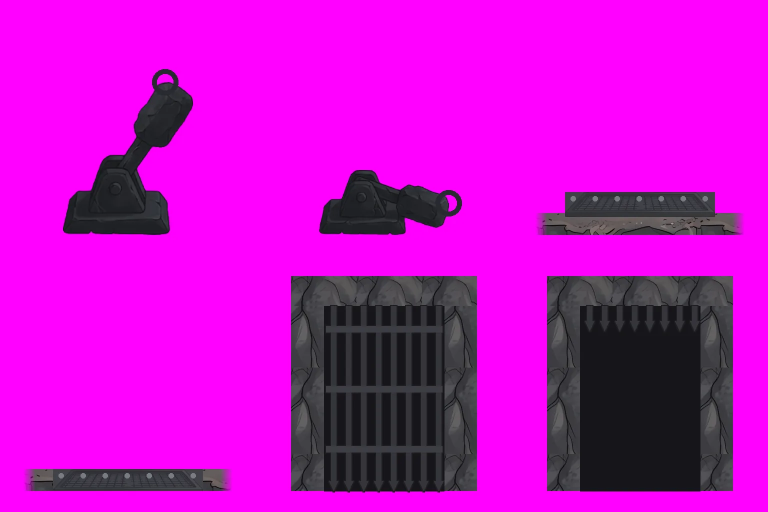
#> input picture tools/art/w6to10/prop-starts/start-w10a.webp, 1536 x 1024 px, given in place of w9chains-s55-29.webp, which was not available (shown at 1/2 size)
$ python cut.py ../w6to10/prop-starts/start-w10a.webp
#> lines starting #> are read from the running program, lines starting #| are printed output that depends on the picture; after the words box and inside, x2 and y2 are one past the last pixel; in counts of white or black regions, pixels touching at a corner belong together; pictures that were not available may be replaced by others from this repository, and a replacement may not be noted
### tools/art/w6to10/geminicut.py
"""Cut Matt's Gemini prop sheets (reference/prop-sheets/gemini-batch-2026-10-28/: 3x2 grids on a key colour, magenta or cyan for W9,
with thin black cell lines) into sprites, and the General's armour-off poses (4x2 on grey) like the other story frames.

    python3 -I tools/art/w6to10/geminicut.py <sheets dir> <out dir>

Per cell: the cell's edge trimmed (the grid lines), the key colour flooded out from the cell's border (so a dark doorway that fades into
the key inside a frame stays painted), enclosed pockets of pure key keyed too (a cage's bars, a rack), long thin horizontal ground
lines removed, the key's spill taken off the edges, then trimmed. Paired states (lever up/down, plate up/down, door closed/open) are put
on one shared canvas, lined up on the middle of their feet, so they swap in place. Out: <name>.webp per sheet group (an atlas, frames
anchored at the middle of the foot) + <name>.json, and a contact sheet per group on a checker.
"""
import json, sys
from pathlib import Path
import numpy as np
from PIL import Image
from scipy import ndimage


# sheet: (key, cells in reading order (None skips a cell), pairs, options per cell)
SHEETS = {
    'w6a-puzzle': ('magenta', ['lever-up', 'lever-down', 'plate-up', 'plate-down', 'door-closed', 'door-open'],
                   [('lever-up', 'lever-down'), ('plate-up', 'plate-down'), ('door-closed', 'door-open')], {}),
    'w6b-water-room-take2': ('magenta', ['raft', 'sluice-wheel', 'gauge-post', 'seesaw', 'stone', 'lily-pads'], [], {}),
    'w7a-puzzle-take2': ('magenta', ['lever-up', 'lever-down', None, None, 'door-closed', 'door-open'],
                         [('lever-up', 'lever-down'), ('door-closed', 'door-open')], {}),
    'w8a-puzzle': ('magenta', ['lever-up', 'lever-down', 'plate-up', 'plate-down', 'door-closed', 'door-open'],
                   [('lever-up', 'lever-down'), ('plate-up', 'plate-down'), ('door-closed', 'door-open')], {}),
    'w9a-puzzle': ('cyan', ['lever-up', 'lever-down', 'plate-up', 'plate-down', 'gate-closed', 'gate-open'],
                   [('lever-up', 'lever-down'), ('plate-up', 'plate-down'), ('gate-closed', 'gate-open')],
                   {'gate-open': {'pockets': False}}),
    'w10c-set-dressing': ('magenta', ['banner', 'weapon-rack', 'brazier', 'cage', 'crates', 'spout'], [], {}),
}
KEYS = {'magenta': (255, 0, 255), 'cyan': (0, 255, 255), 'yellow': (255, 255, 0)}


def keyness(rgb, key):
    r, g, b = [rgb[..., i].astype(np.float32) for i in range(3)]
    return {'magenta': np.minimum(r, b) - g, 'cyan': np.minimum(g, b) - r, 'yellow': np.minimum(r, g) - b}[key]


def cut_cell(cell, key, opts):
    a = np.asarray(cell.convert('RGB')).astype(np.float32)
    H, W = a.shape[:2]
    k = keyness(a, key)
    bg_like = k > 110
    # (the key flooded in from the border: what it reaches is background)
    lab, n = ndimage.label(bg_like)
    edge = set(np.unique(np.concatenate([lab[0], lab[-1], lab[:, 0], lab[:, -1]]))) - {0}
    bg = np.isin(lab, list(edge))
    if opts.get('pockets', True):
        # (pockets of near-pure key shut in by the object: the gaps between a cage's bars)
        pure = k > 140
        plab, pn = ndimage.label(pure & ~bg)
        sizes = ndimage.sum(np.ones_like(k), plab, range(1, pn + 1))
        for i, s in enumerate(sizes, 1):
            if s >= 6:
                bg |= ndimage.binary_dilation(plab == i, iterations=1) & bg_like
    # (thin dark horizontal lines across the cell: the grid's ground lines)
    lum = a.mean(axis=2)
    dark = lum < 70
    up = np.zeros_like(dark); dn = np.zeros_like(dark)
    up[4:] = bg[:-4] | (k[:-4] > 110); dn[:-4] = bg[4:] | (k[4:] > 110)
    thin = dark & up & dn
    run = ndimage.uniform_filter1d(thin.astype(np.float32), 41, axis=1) > 0.85
    line = ndimage.binary_dilation(run & thin, structure=np.ones((5, 3)))
    alpha = np.where(bg | line, 0.0, 1.0)
    # (a soft edge: the pixels next to the background take their alpha from how much key is in them)
    rim = ndimage.binary_dilation(alpha == 0, iterations=2) & (alpha > 0)
    soft = np.clip((150 - k) / 110, 0, 1)
    alpha = np.where(rim, np.minimum(alpha, soft), alpha)
    if opts.get('pockets', True):
        # (and key showing through anywhere else, between bars and leaves: as much alpha as it has key, and the spill below)
        alpha = np.minimum(alpha, np.clip((170 - k) / 110, 0, 1))
        rim = rim | (k > 30)
    # (the key's spill off the painted pixels)
    if key == 'magenta':
        m = np.minimum(a[..., 0], a[..., 2]); ex = np.clip(m - a[..., 1] - 20, 0, None) * rim
        a[..., 0] -= ex; a[..., 2] -= ex
    elif key == 'yellow':
        m = np.minimum(a[..., 0], a[..., 1]); ex = np.clip(m - a[..., 2] - 20, 0, None) * rim
        a[..., 0] -= ex; a[..., 1] -= ex
    else:
        m = np.minimum(a[..., 1], a[..., 2]); ex = np.clip(m - a[..., 0] - 20, 0, None) * rim
        a[..., 1] -= ex; a[..., 2] -= ex
    # (specks: keep the parts of any size, drop crumbs under 40 px)
    lab, n = ndimage.label(alpha > 0.5)
    if n:
        sizes = ndimage.sum(np.ones_like(alpha), lab, range(1, n + 1))
        for i, s in enumerate(sizes, 1):
            if s < 40:
                alpha[lab == i] = 0
    rgba = np.dstack([np.clip(a, 0, 255), alpha * 255]).astype(np.uint8)
    im = Image.fromarray(rgba, 'RGBA')
    bb = im.getchannel('A').point(lambda v: 255 if v > 24 else 0).getbbox()
    return im.crop(bb) if bb else None


# [125 lines left out: functions foot_x, pack, checker, pair_up, main, not called in this run]


# [2 lines that do not run on import are left out]

### tools/art/w9swing/cut.py
"""Cut World 9's irons (2026-10-29) from the Hugging Face takes (make_spec.py; the takes unpacked from the job's carrier with
tools/art/w5/unpack_carrier.py): each pick keyed off the magenta with the repo's cut (w6to10/geminicut.py cut_cell) and a second
despill on the rim, graded from the takes' lilac toward the kit's warm charcoal, cropped to its piece; a chain strand is cut to a whole
number of links (its alpha's row profile repeats every link pair: the period found by autocorrelation), so laid end to end it never
shows a seam. Packed into src/assets/w9/irons.webp with src/game/w9IronsData.ts, and a review sheet (every take, the picks on dark and
mid-grey, a chain tiled) at reference/prop-sheets/qa-notes/w9-swing/irons-review.jpg.
    python3 -I tools/art/w9swing/cut.py <takes dir>
"""
import json, sys
from pathlib import Path
import numpy as np
from PIL import Image, ImageDraw
from scipy import ndimage
ROOT = Path(__file__).resolve().parents[3]
sys.path.insert(0, str(ROOT / 'tools/art/w6to10'))
from geminicut import cut_cell  # noqa: E402

TAKES = Path(sys.argv[1])
# piece: (take, box in the 1024 take, anchor kind)
PICKS = {
    'chainA': ('w9chains-s55-29', (380, 20, 480, 1024), 'strand'),
    'chainB': ('w9chains-s70-11', (380, 20, 480, 1024), 'strand'),
    'chainC': ('w9chains-s55-29', (60, 20, 160, 1024), 'strand'),
    'bucket': ('w9chains-s70-11', (580, 30, 870, 470), 'foot'),
    'pulley': ('w9chains-s70-11', (600, 490, 840, 820), 'wheel'),
    'eyebolt': ('w9chains-s70-11', (830, 790, 975, 950), 'ring'),
}


def keyed(name, box):
    sp = cut_cell(Image.open(TAKES / f'{name}.webp').convert('RGB').crop(box), 'magenta', {})
    a = np.asarray(sp).astype(np.float32)
    band = ndimage.binary_dilation(a[..., 3] < 128, iterations=4) & (a[..., 3] > 0)
    ex = np.clip(np.minimum(a[..., 0], a[..., 2]) - a[..., 1] - 4, 0, None) * band
    a[..., 0] -= ex; a[..., 2] -= ex
    # (the takes' iron is lilac, rgb about 70/62/82: pulled to the kit's warm charcoal, about 74/68/66, a touch lighter so it reads
    # against the dark smoke)
    a[..., 0] *= 1.10; a[..., 1] *= 1.10; a[..., 2] *= 0.86
    return np.clip(a, 0, 255)


pieces = {}
for n, (take, box, kind) in PICKS.items():
    a = keyed(take, box)
#> in cut_cell, `bg_like = k > 110`:
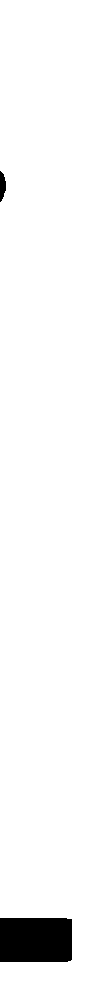
#> bg_like: shape (1004, 100) bool; 96.7% white; 2 black regions, box (x1, y1, x2, y2) and area: (0, 918, 72, 962) 3158, (0, 171, 6, 202) 135
#> in cut_cell, `lab, n = ndimage.label(bg_like)`: n = 1
#> in cut_cell, `edge = set(np.unique(np.concatenate([lab[0], lab[-1], lab[:, 0], lab[:..`: edge = 1 item
#> in cut_cell, `pure = k > 140`:
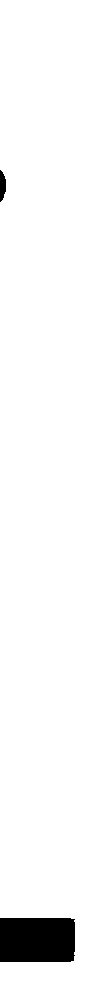
#> pure: shape (1004, 100) bool; 96.6% white; 2 black regions, box (x1, y1, x2, y2) and area: (0, 918, 75, 962) 3282, (0, 170, 6, 202) 145
#> in cut_cell, `plab, pn = ndimage.label(pure & ~bg)`: plab: shape (1004, 100) int32; every value is 0
#> in cut_cell, `plab, pn = ndimage.label(pure & ~bg)`: pn = 0
#> in cut_cell, `sizes = ndimage.sum(np.ones_like(k), plab, range(1, pn + 1))`: sizes = empty array
#> in cut_cell, `lum = a.mean(axis=2)`:
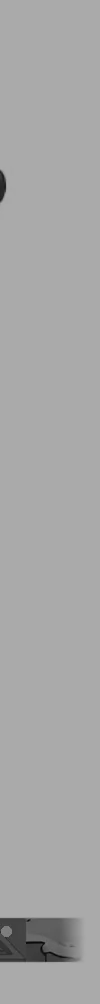
#> lum: shape (1004, 100) float32; min 5.33, max 173.3, mean 167.2
#> in cut_cell, `dark = lum < 70`: dark: shape (1004, 100) bool; 1.4% white; 5 white regions (2 under 20 px), largest, box (x1, y1, x2, y2) and area: (0, 919, 69, 962) 1175, (0, 940, 14, 956) 130, (0, 171, 6, 201) 128
#> in cut_cell, `up[4:] = bg[:-4] | (k[:-4] > 110)`: up: shape (1004, 100) bool; 96.3% white; 3 black regions, box (x1, y1, x2, y2) and area: (0, 922, 72, 966) 3158, (0, 0, 100, 4) 400, (0, 175, 6, 206) 135
#> in cut_cell, `dn[:-4] = bg[4:] | (k[4:] > 110)`: dn: shape (1004, 100) bool; 96.3% white; 3 black regions, box (x1, y1, x2, y2) and area: (0, 914, 72, 958) 3158, (0, 1000, 100, 1004) 400, (0, 167, 6, 198) 135
#> in cut_cell, `thin = dark & up & dn`: thin: shape (1004, 100) bool; every value is 0
#> in cut_cell, `rim = ndimage.binary_dilation(alpha == 0, iterations=2) & (alpha > 0)`: rim: shape (1004, 100) bool; 0.42% white in thin lines or dots, all inside (x1, y1, x2, y2) = (0, 171, 72, 962)
#> in cut_cell, `rim = rim | (k > 30)`: rim: shape (1004, 100) bool; 97.4% white; 2 black regions, box (x1, y1, x2, y2) and area: (0, 920, 64, 960) 2560, (0, 173, 4, 199) 75
#> in cut_cell, `lab, n = ndimage.label(alpha > 0.5)`:
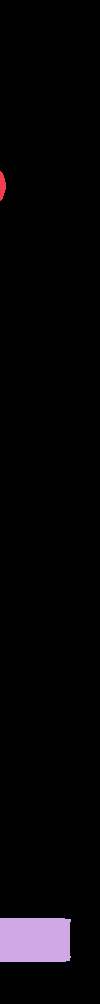
#> lab: shape (1004, 100) int32; 3 distinct labels, from 0 to 2; one colour per label, 0 black
#> in cut_cell, `lab, n = ndimage.label(alpha > 0.5)`: n = 2
#> in cut_cell, `sizes = ndimage.sum(np.ones_like(alpha), lab, range(1, n + 1))`: sizes = [128, 3076]
#> the loop in cut_cell, `for i, s in enumerate(sizes, 1):` made 2 passes
#> (i, s) on passes 1 to 2: (1, 128), (2, 3076)
#> in cut_cell, `bb = im.getchannel('A').point(lambda v: 255 if v > 24 else 0).getbbox()`: bb = (0, 171, 72, 962)
#> in cut_cell, `return im.crop(bb) if bb else None`:
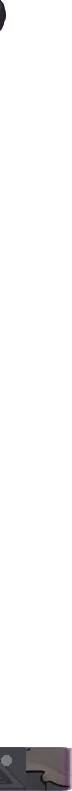
#> returned value: PIL image 72x791 RGBA; mean R, G, B, A 24.3, 5.1, 24.3, 14.3; transparent parts drawn white
#> in keyed, `band = ndimage.binary_dilation(a[..., 3] < 128, iterations=4) & (a[.....`:
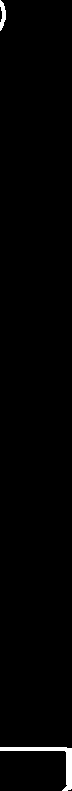
#> band: shape (791, 72) bool; 1.1% white; 2 white regions, box (x1, y1, x2, y2) and area: (0, 747, 72, 791) 528, (0, 0, 6, 31) 112
#> in keyed, `a[..., 0] -= ex`: a: shape (791, 72, 4) float32; mean R, G, B, A 24.2, 5.1, 24.3, 14.3
#> in keyed, `a[..., 2] -= ex`: a: shape (791, 72, 4) float32; mean R, G, B, A 24.2, 5.1, 24.2, 14.3
    if kind == 'strand':
        prof = (a[..., 3] > 128).sum(axis=1).astype(np.float32)
#> prof = 791 values, max 71 at index 748, min 0 at index 30, mean 4.05
        p0 = prof - prof.mean()
#> p0 = 791 values, max 66.95 at index 748, min -4.05 at index 30, mean 3.09e-07
        ac = np.correlate(p0, p0, 'full')[len(p0) - 1:]
#> ac = 791 values, max 202722 at index 0, min -11763.9 at index 717, mean 128.1
        lo = 90
        period = lo + int(np.argmax(ac[lo:400]))
#> period = 90
        # (start where the profile is narrowest, the middle of a bar between rings, so the cut falls on a bar; keep whole periods)
        y0 = int(np.argmin(prof[20:20 + period])) + 20
#> y0 = 30
        k = max(1, (len(prof) - y0 - 4) // period)
#> k = 8
        a = a[y0:y0 + k * period]
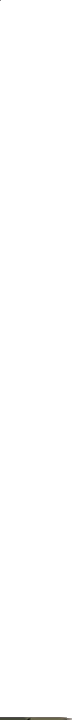
#> a: shape (720, 72, 4) float32; mean of channels 0, 1, 2, 3 23.4, 1.5, 18.3, 1; transparent parts drawn white
        print(n, 'period', period, 'links', k, 'h', a.shape[0])
#| chainA period 90 links 8 h 720
    pieces[n] = (Image.fromarray(a.astype(np.uint8), 'RGBA'), kind)
#> pass 2 of the loop `for n, (take, box, kind) in PICKS.items():`:
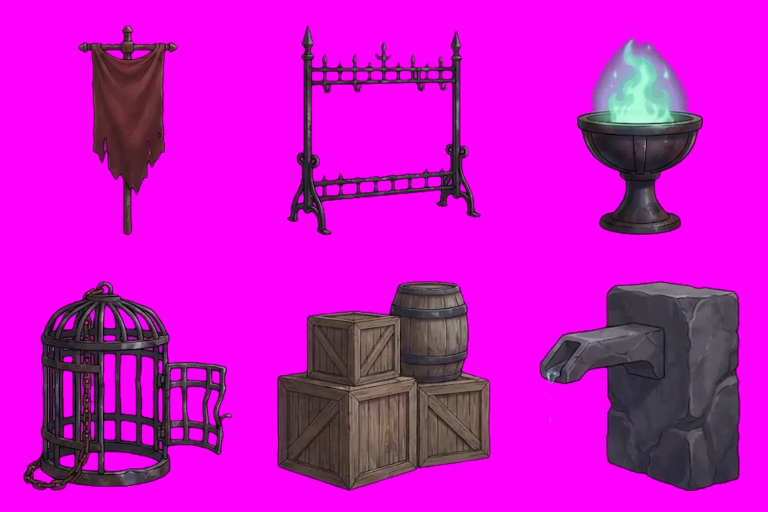
#> input picture tools/art/w6to10/prop-starts/start-w10alt.webp, 1536 x 1024 px, given in place of w9chains-s70-11.webp, which was not available (shown at 1/2 size)
#> bg_like: shape (1004, 100) bool; 93.8% white; 1 black region, box (x1, y1, x2, y2) and area: (0, 705, 83, 889) 6270
#> in cut_cell (call 2), `lab, n = ndimage.label(bg_like)`:
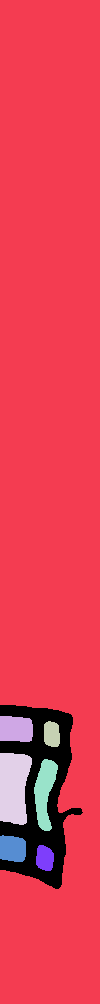
#> lab: shape (1004, 100) int32; 8 distinct labels, from 0 to 7; one colour per label, 0 black
#> in cut_cell (call 2), `lab, n = ndimage.label(bg_like)`: n = 7
#> edge = 4 items
#> bg: shape (1004, 100) bool; 92% white; 1 black region, box (x1, y1, x2, y2) and area: (0, 705, 83, 889) 8032
#> pure: shape (1004, 100) bool; 93.3% white; 1 black region, box (x1, y1, x2, y2) and area: (0, 704, 83, 889) 6697
#> in cut_cell (call 2), `plab, pn = ndimage.label(pure & ~bg)`:
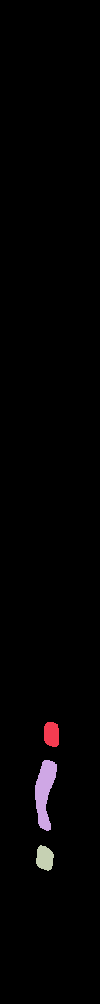
#> plab: shape (1004, 100) int32; 4 distinct labels, from 0 to 3; one colour per label, 0 black
#> pn = 3
#> in cut_cell (call 2), `sizes = ndimage.sum(np.ones_like(k), plab, range(1, pn + 1))`: sizes = [333, 933, 352]
#> the loop in cut_cell (call 2), `for i, s in enumerate(sizes, 1):` made 3 passes
#> s on passes 1 to 3: 333, 933, 352
#> in cut_cell (call 2), `lab, n = ndimage.label(alpha > 0.5)`: n = 1
#> in cut_cell (call 2), `sizes = ndimage.sum(np.ones_like(alpha), lab, range(1, n + 1))`: sizes = [6034]
#> the loop in cut_cell (call 2), `for i, s in enumerate(sizes, 1):` made 1 pass
#> (i, s) on pass 1: (1, 6034)
#> bb = (0, 705, 83, 889)
#> prof = 184 values, max 72 at index 10, min 3 at index 183, mean 32.79
#> p0 = 184 values, max 39.21 at index 10, min -29.79 at index 183, mean -1.66e-06
#> ac = 184 values, max 48352.2 at index 0, min -14342.8 at index 52, mean 131.4
#> period = 119
#> y0 = 81
#> k = 1
#| chainB period 119 links 1 h 103

# pack in a row
pad = 4
#> pad = 4
W = sum(im.width + pad for im, _ in pieces.values())
#> W = 954
H = max(im.height for im, _ in pieces.values())
#> H = 720
sheet = Image.new('RGBA', (W, H), (0, 0, 0, 0))
frames = {}
x = 0
for n, (im, kind) in pieces.items():
    sheet.paste(im, (x, 0))
    w, h = im.size
    ax, ay = w / 2, {'strand': 0, 'foot': h, 'wheel': h * 0.58, 'ring': h * 0.70}[kind]
    frames[n] = {'x': x, 'y': 0, 'w': w, 'h': h, 'ax': round(ax, 1), 'ay': round(ay, 1)}
    x += w + pad
#> this loop made 6 passes
#> (n, kind, w, h, ax, ay, x) on passes 1 to 6: ('chainA', 'strand', 72, 720, 36, 0, 76), ('chainB', 'strand', 83, 103, 41.5, 0, 163), ('chainC', 'strand', 100, 450, 50, 0, 267), ('bucket', 'foot', 290, 417, 145, 417, 561), ('pulley', 'wheel', 240, 256, 120, 148.5, 805), ('eyebolt', 'ring', 145, 149, 72.5, 104.3, 954)
#> after the loop, frames = 6 items; x = 954
out = ROOT / 'src/assets/w9/irons.webp'
out.parent.mkdir(parents=True, exist_ok=True)
sheet.save(out, 'WEBP', quality=90, method=6, exact=True)
#> (the run stopped early here; a loop or call above may not have finished)
